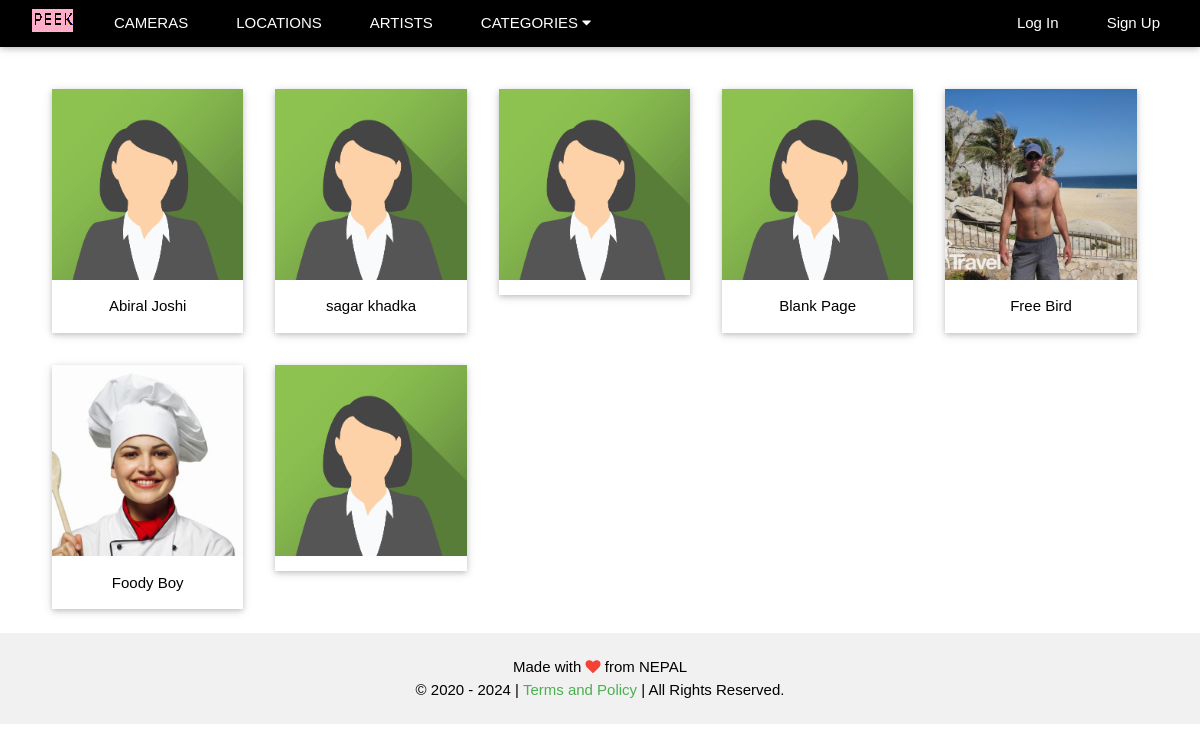
The app's page /browse/artists/ with its own data.
### users/models.py (models this page shows)
class UserProfile(AbstractUser):
    first_name = models.CharField(max_length=254)
    last_name = models.CharField(max_length=254)
    email = models.EmailField(max_length=254, unique=True)
    profile_picture = models.ImageField(blank=True, upload_to=upload_image_path)
    profession = models.CharField(max_length=254, blank=True)
    address = models.CharField(max_length=254, blank=True)
    dob = models.DateField(blank=True, null=True)
    donate = models.CharField(max_length=254, blank=True)
    fb_username = models.CharField(max_length=254, blank=True)
    tw_username = models.CharField(max_length=254, blank=True)
    in_username = models.CharField(max_length=254, blank=True)

### photos/views.py (the view)
# urls.py: path('artists/', artists_page_view, name='artists'),
def artists_page_view(request):
    data_list = User.objects.filter(is_active=True).order_by('-date_joined')
    b_url = '?'
    if data_list.count() != 0:
        paginator = Paginator(data_list, 20)
        if 'page' in request.GET:
            q = request.GET['page']
            if q is not None and q != '' and q != '0':
                page_number = request.GET.get('page')
            else:
                page_number = 1
        else:
            page_number = 1
        data = paginator.get_page(page_number)
    return render(request, 'explore_users.html', {'data' : data, 'base_url' : b_url})

### photos/context_processors.py (called while the page is built)
def category(request):
    cats = Category.objects.all().order_by('category')
    return {'cat_menu' : cats}

### photos/models.py (called while the page is built)
    def __str__(self):
        return self.category

### templates/explore_users.html (shortened to what this page needs)
{% extends 'base.html' %}
{% block content %} {% load static %}
<div class="w3-content" style="margin-top:65px; max-width:1500px">
<div class="w3-container w3-padding w3-center" style="margin-left: 20px;">
    <div class="w3-row">
        {% for item in data %} <a href="{% url 'public_profile'  item.username %}">
            <div class="w3-card w3-col l2 m3 s4 w3-margin">
                {% if item.profile_picture %}
                    <img src="{{ item.profile_picture.url }}"  style="width:100%">
                {% else %}
                    <img src="{% static 'images/user_blank.png' %}"  style="width:100%">
                {% endif %}
                <div class="w3-container w3-center">
                    <p>{{ item.first_name }} {{ item.last_name }}</p>
                </div>
            </div>
        </a> {% endfor %}
    </div>
</div>
</div>
{% endblock %}

### templates/base.html (shortened to what this page needs)
{% load static %}
<!DOCTYPE html>
<html lang="en">
<head>
    <link rel="stylesheet" href="{% static 'css/w3.css' %}">
    <link rel="stylesheet" href="{% static 'css/main.css' %}">
    <link rel="stylesheet" href="https://cdnjs.cloudflare.com/ajax/libs/font-awesome/4.7.0/css/font-awesome.min.css">
</head>
<body>
    <div class="w3-top">
    <div class="w3-bar w3-black w3-card">
        <div class="w3-container">
            <a href="/" class="w3-bar-item w3-padding"><img src="{% static 'images/logo.png' %}" alt="PN"/></a>
            <a href="{% url 'camera' %}" class="w3-bar-item w3-button w3-padding-large w3-hide-small w3-hide-medium">CAMERAS</a>
            <a href="{% url 'location' %}" class="w3-bar-item w3-button w3-padding-large w3-hide-small w3-hide-medium">LOCATIONS</a>
            <a href="{% url 'artists' %}" class="w3-bar-item w3-button w3-padding-large w3-hide-small w3-hide-medium">ARTISTS</a>
            <div class="w3-dropdown-click w3-hide-small w3-left">
                <button onclick="explore()" class="w3-padding-large w3-button" style="outline:none;" title="More">CATEGORIES <i class="fa fa-caret-down"></i></button>
            </div>
            {% if request.user.is_authenticated %}
                <a href="{% url 'dashboard' %}" class="w3-bar-item w3-btn w3-hover-opacity w3-right">
                    {% if request.user.profile_picture %}
                        <img class="w3-circle" src="{{ request.user.profile_picture.url }}" style="height:30px;">
                    {% else %}
                        <img class="w3-circle" src="{% static 'images/user_blank.png' %}" style="height:30px;">
                    {% endif %}
                    Dashboard
                </a>
            {% else %}
                <a href="{% url 'signup' %}" class="w3-bar-item w3-button w3-padding-large w3-right">Sign Up</a>
                <a href="{% url 'login' %}" class="w3-bar-item w3-button w3-padding-large w3-right">Log In</a>
            {% endif %}
        </div>
        </div>
    </div>
    {% block content %}
    {% endblock %}
    <footer class="w3-container w3-padding w3-light-grey w3-center w3-xlarge">
        <p class="w3-medium">
            Made with <i class="fa fa-heart w3-text-red"></i> from NEPAL <br/>
            &copy; 2020 - <span id="footeryear"></span> |
            <a class="w3-text-green w3-hover-text-red" style="text-decoration:none;" href="">Terms and Policy</a> |
            All Rights Reserved.
        </p>
    </footer>
</body>
</html>

### static/css/w3.css (style rules this page uses)
html { box-sizing:border-box }
*,*:before,*:after { box-sizing:inherit }
html { -ms-text-size-adjust:100%;-webkit-text-size-adjust:100% }
body { margin:0 }
article,aside,details,figcaption,figure,footer,header,main,menu,nav,section { display:block }
a { background-color:transparent }
img { border-style:none }
button,input,select,textarea,optgroup { font:inherit;margin:0 }
button,input { overflow:visible }
button,select { text-transform:none }
button,[type=button],[type=reset],[type=submit] { -webkit-appearance:button }
html,body { font-family:Verdana,sans-serif;font-size:15px;line-height:1.5 }
html { overflow-x:hidden }
img { vertical-align:middle }
a { color:inherit }
.w3-btn,.w3-button { border:none;display:inline-block;padding:8px 16px;vertical-align:middle;overflow:hidden;text-decoration:none;color:inherit;background-color:inherit;text-align:center;cursor:pointer;white-space:nowrap }
.w3-btn,.w3-button { -webkit-touch-callout:none;-webkit-user-select:none;-khtml-user-select:none;-moz-user-select:none;-ms-user-select:none;user-select:none }
.w3-dropdown-click,.w3-dropdown-hover { position:relative;display:inline-block;cursor:pointer }
.w3-bar { width:100%;overflow:hidden }
.w3-bar .w3-bar-item { padding:8px 16px;float:left;width:auto;border:none;display:block;outline:0 }
.w3-bar .w3-dropdown-hover,.w3-bar .w3-dropdown-click { position:static;float:left }
.w3-bar .w3-button { white-space:normal }
.w3-container:after,.w3-container:before,.w3-panel:after,.w3-panel:before,.w3-row:after,.w3-row:before,.w3-row-padding:after,.w3-row-padding:before, .w3-cell-row:before,.w3-cell-row:after,.w3-clear:after,.w3-clear:before,.w3-bar:before,.w3-bar:after { content:"";display:table;clear:both }
.w3-col,.w3-half,.w3-third,.w3-twothird,.w3-threequarter,.w3-quarter { float:left;width:100% }
.w3-col.s4 { width:33.33333% }
@media (min-width:601px) { .w3-col.m3,.w3-quarter { width:24.99999% } }
@media (min-width:993px) { .w3-col.l2 { width:16.66666% } }
.w3-content,.w3-auto { margin-left:auto;margin-right:auto }
.w3-content { max-width:980px }
.w3-top,.w3-bottom { position:fixed;width:100%;z-index:1 }
.w3-top { top:0 }
.w3-container,.w3-panel { padding:0.01em 16px }
.w3-card,.w3-card-2 { box-shadow:0 2px 5px 0 rgba(0,0,0,0.16),0 2px 10px 0 rgba(0,0,0,0.12) }
.w3-medium { font-size:15px!important }
.w3-xlarge { font-size:24px!important }
.w3-center { text-align:center!important }
.w3-margin { margin:16px!important }
.w3-padding { padding:8px 16px!important }
.w3-padding-large { padding:12px 24px!important }
.w3-left { float:left!important }
.w3-right { float:right!important }
.w3-black,.w3-hover-black:hover { color:#fff!important;background-color:#000!important }
.w3-light-grey,.w3-hover-light-grey:hover,.w3-light-gray,.w3-hover-light-gray:hover { color:#000!important;background-color:#f1f1f1!important }
.w3-text-green,.w3-hover-text-green:hover { color:#4CAF50!important }
.w3-text-red,.w3-hover-text-red:hover { color:#f44336!important }

### records on screen
UserProfile: first_name "Abiral", last_name "Joshi"
UserProfile: first_name "sagar", last_name "khadka"
UserProfile: first_name "Blank", last_name "Page"
UserProfile: profile_picture (picture), first_name "Free", last_name "Bird"
UserProfile: profile_picture (picture), first_name "Foody", last_name "Boy"
